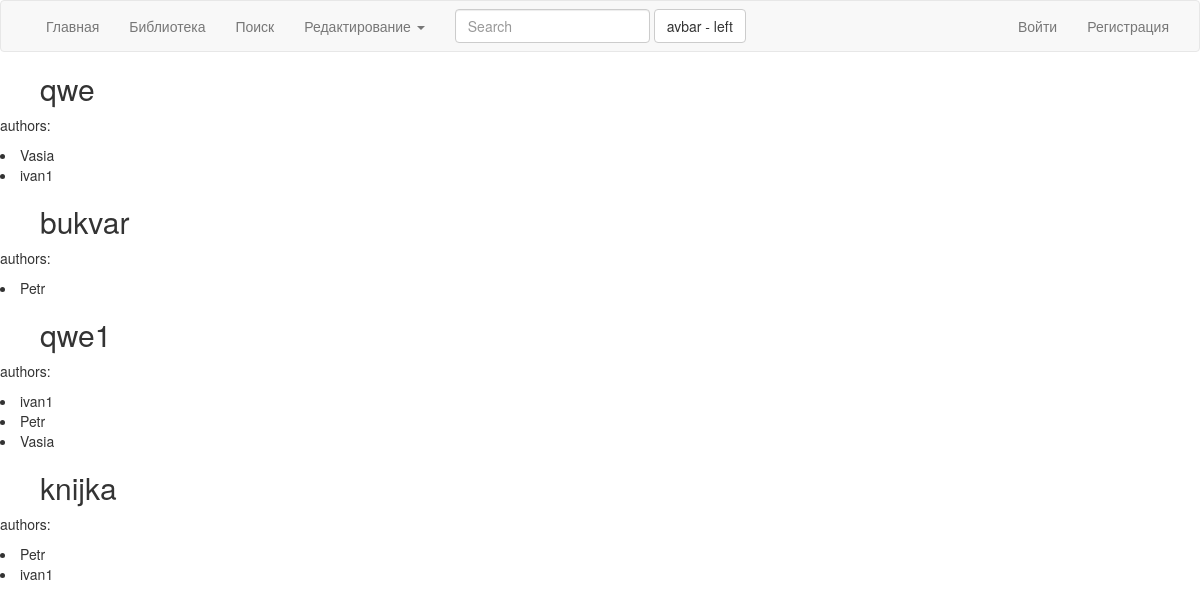
/library, run on an earlier commit of the app's database.
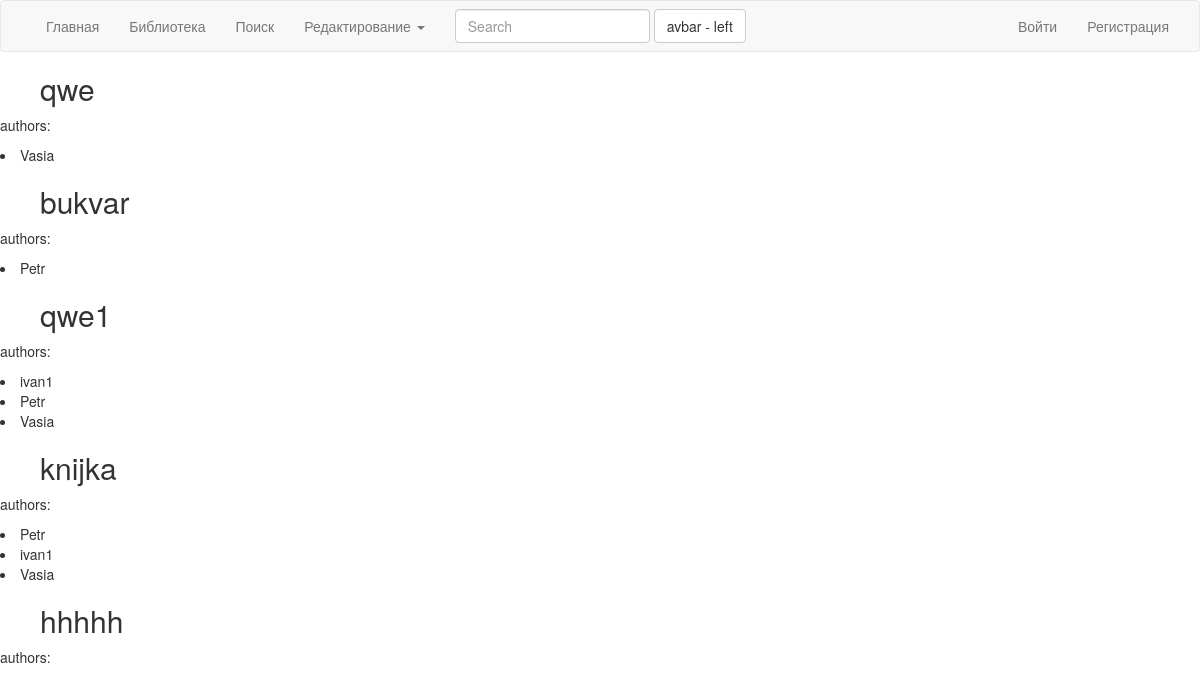
And on a later commit of the database.
### models.py (models this page shows, shortened)
class Book(dbs.Model):
    __tablename__ = 'book'
    id = dbs.Column(dbs.Integer, primary_key=True)
    bookname = dbs.Column(dbs.String(50), unique=True)
    authors = dbs.relationship('Author', secondary=books_authors, lazy='subquery', backref=dbs.backref('books', lazy=True))

class Author(dbs.Model):
    __tablename__ = 'author'
    id = dbs.Column(dbs.Integer, primary_key=True)
    authorname = dbs.Column(dbs.String(50), unique=True)

### views.py (the view)
@app.route('/library')
def library():
    title = 'test'
    books = Book.query.all()
    return render_template('index.html',
                           title=title,
                           books=books,
                           user=current_user)

### templates/index.html
{% extends "basee.html" %}
{% block content %}
{% for book in books %}
    <div><h2><ol>{{book.bookname}}</ol> </h2></div>
    <p> authors:</p>
    {% for author in book.authors %}
        <div>  <li>{{ author.authorname }}</li></div>
        {% endfor %}
{% endfor %}
{% endblock %}

### templates/basee.html (shortened to what this page needs)
{% extends "bootstrap/base.html" %}
{% block navbar %}
	<nav class="navbar navbar-default">
  <div class="container-fluid">
    <div class="collapse navbar-collapse" id="bs-example-navbar-collapse-1">
      <ul class="nav navbar-nav">
          <li><a href="/">Главная</a></li>
        <li><a href="/library">Библиотека</a></li>
        <li><a href="/search">Поиск</a></li>
        <li class="dropdown">
          <a href="#" class="dropdown-toggle" data-toggle="dropdown" role="button" aria-haspopup="true" aria-expanded="false">Редактирование <span class="caret"></span></a>
        </li>
      </ul>
      <form class="navbar-form navbar-left">
        <div class="form-group">
          <input type="text" class="form-control" placeholder="Search">
        </div>
        <button type="submit" class="btn btn-default"><n></n>avbar - left</button>
      </form>
            {% if user.is_authenticated%}
                <p class="navbar-text navbar-right">Signed in as <a href="#" class="navbar-link">{{ user.login }}</a></p>
                <ul class="nav navbar-nav navbar-right">
                <li><a href="/logout">Выйти</a></li>
        </ul>
        {% else %}
    <ul class="nav navbar-nav navbar-right">
        <li><a href="/login">Войти</a></li>
          <li><a href="/registration">Регистрация</a></li>
        {% endif %}
        </ul>
    </div>
  </div>
</nav>
{% endblock %}

What changed in the data, as far as the page shows it:
changed Book "qwe": loses Author (authorname "ivan1")
changed Book "knijka": gains Author (authorname "Vasia")
added Book: bookname "hhhhh"
